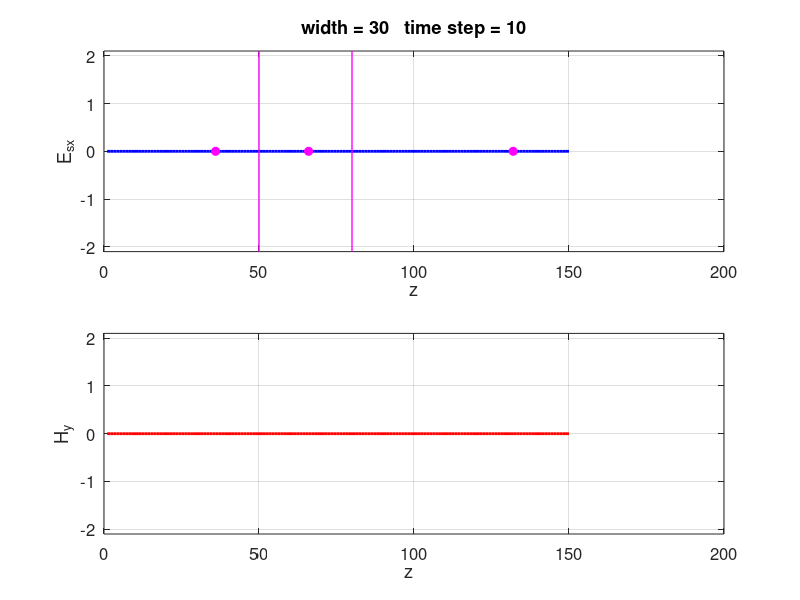

Write MATLAB code to recreate this figure. (Note: this script raises an error after producing the figure.)
% fd_02.m

% [1D] FDTD simulation of an electromagnetic wave produced by a point
% source.
% The Finite Difference Time Domain method uses a centre-difference
% representation of the continuous partial differential equations to create
% an iterative numerical model of the progagation of electromagnetic waves.
% [ ... ]  used to state default values and units
% Units for time:   tStep   convert to m:  1 m = (1/zStep) zSteps
% Units for Z grid: zStep   convert to s:  1 s = (1/tStep) tSteps

% Ian Cooper
% email: ian.cooper@sydney.edu.au
% School of Physics, University of Sydney

% DOING PHYSICS WITH MATLAB 
%    http://www.physics.usyd.edu.au/teach_res/mp/mphome.htm
% 180308

tic
close all
clear all
clc

% =======================================================================
% INPUTS   [defaults  units]
% =======================================================================
% Number of time steps   [1200 tSteps]
Nt = 500;
% Number of grid points for Z space [400 zSteps]
Nz = 150;
% Wavelength EM wave to determine cell size  [3e-2 m]
lambda = 80;

% SOURCE 
% Type: 1 (pulse)   2  (sinusoidal)   3 (modulated sinusoidal)
flagS = 1;
% Location [10 zSteps    zS > 2]
%   zS = round(Nz/2);
zS = 2;
% Amplitude   [1]   
A = 1;
% Width of Gaussian pulse   [pulse 12 modulated  25    tSteps]   
width = 12;
% Time centre for Gasussian pulse   [40 tSteps]
centre = 100;

% MEDIUM 1 
% Relative permittivity   [1]
eR1 = 1; 
% Conductivity   [0  S/m (siemens / metre]     
S1  = 0;  

% MEDIUM 2 
% Relative permittivity   [1]
eR2 = 4; 
% Conductivity   [0  S/m]     
S2  = 0.0;
% Start index Medium 2   [round(Nz/2)]   
M2 = round(Nz/2); 
% set Z grid points for dielectric medium
indexR = 50:50+20+10  ;

% Probe positions to monitor Esx as a function of time  [zSteps]
%cP = round([1 2 3 4 5].*Nz./6);
%cP = [60 80 100 120 150];
cP = [ 36  66 132];
% Scaling Y axis for Esx [1.1] and Hy [1.1] 
limE = 2.1;
limH = 2.1;
 
% BOUNDARY CONITIONS -
% flagBC = 1   Absorbing at both boundaries
% flagBC = 2   Perfect electric conductor PEC at both boundaries
% flagBC = 3   Perfect magnetic conductor PMC at both boundaries
flagBC = 1;  
   
% SETUP FOR SAVING ANIMATION 
% flag: 0 animated gif NOT saved or 1 saved /  file name
f_gif = 1;
ag_name = 'agFD01A.gif';
% Delay in seconds before displaying the next image  
delay = 0.15;  
% Frame counter start
nF = 1; 

% ======================================================================
% CALCULATIONS
% ======================================================================
% CONSTANTS 
   eps0 = 8.85e-12;     % permittivity of free space
   mu0 = 4*pi*1e-7;     % permeability of free space
   c0 = 3e8;            % speed of light
   D = 4;               % Stability factor

 % SETUP 
  dz = lambda / 40;        % cell size or grid spacing [m]
  dt = dz / (sqrt(D)*c0);  % time step (time increment)  [s]
  t = 1:Nt;                % time grid
  z = 1:Nz;                % Z space grid;
  f = c0/lambda;           % frequency of EM wave   [Hz]
  T = 1/f;                 % period of EM wave   [s]
  omega = 2*pi*f;          % angular frequency of EM wave   [1/s]
  
  % SOURCE    
  switch flagS
      case 1     % pulse 
          if zS == 1; zS = 2; end
        source = A.*exp(-0.5.*((centre - t)/width).^2);
      case 2     % sinusoidal
        source = A.*sin(2*pi*f*dt*t);
      case 3     % modulated
        source = A.*sin(2*pi*f*dt*t).*exp(-0.5.*((centre - t)/width).^2);
  end  % switch

 % ELECTRICAL PROPERTIES OF MEDIA
   eR = ones(1,Nz).* eR1;  % Relative permittivity
   
   eR(indexR) = eR2;        
   %eR(M2:end) = eR2;
   
  % eR(88:end) = 1;
   S = ones(1,Nz) .* S1;   % Conductivity 
   S(M2:Nz) = S2;    

% Medium 1
    f1 = f;              % EM wave frequency   [Hz]
    c1 = c0/sqrt(eR1);   % speed of light   [m/s]      
    T1 = 1/f1;           % period   [s]
    w1 = 2*pi*f1;        % angular frequency   [1/s]
    wL1 = c1/f1;         % wavelength   [m]
    k1 = 2*pi/wL1;       % angular wave number   [1/m]

% Medium 2 dielectric
    f2 = f1;             % EM wave frequency   [Hz]
    c2 = c0/sqrt(eR2);    % speed of light   [m/s]
    T2 = 1/f2;            % period   [s]
    w2 = 2*pi*f2;         % angular frequency   [1/s]
    wL2 = c2/f2;          % wavelength   [m]
    k2 = 2*pi/wL2;        % angular wave number   [1/m] 
   
% K constants 
  K1 = 1 - (dt .* S) ./ (2 .* eR .* eps0);
  K2 = 1 + (dt .* S) ./ (2 .* eR .* eps0);
  K3 = K1 ./K2;
  K4 = dt * c0 / dz;
  K5 = K4 ./ (eR .* K2);

% Initialize fields 
  E = zeros(Nt,Nz);
  H = zeros(Nt,Nz);
  E(1,zS) = source(1);

% FDTD CALCULATIONS ------------------------------------------------------
for ct = 2 : Nt
      
for cz = 2 : Nz-1
      E(ct,cz) = K3(cz)*E(ct-1,cz) - K5(cz) * (H(ct-1,cz) - H(ct-1,cz-1));
     % if ct < 100
     E(ct,zS) = source(ct);
     %E(ct,Nz-2) = -source(ct);
     % end
end   % cz 

% E absorbing B.C.
   if flagBC == 1
     if ct > 2
         E(ct,1) = E(ct-2,2); E(ct,Nz) = E(ct-2,Nz-1);
     end
   end
% E PEC B.C.
   if flagBC == 2
     E(ct,1) = 0; E(ct,Nz) = 0;
   end 

   for cz = 1 : Nz-1
     H(ct,cz) = H(ct-1,cz) - K4*(E(ct,cz+1) - E(ct,cz));
   end   % cz

% H absorbing B.C.
if flagBC == 1
   if ct > 2
       H(ct,1) = H(ct-2,2); H(ct,Nz) = H(ct-2,Nz-1);
  end
end

% H PMC B.C.
   if flagBC == 3
     H(ct,1) = 0; H(ct,Nz) = 0;
   end 

end   % ct

% END FDTD CALCULATIONS =================================================

% % Probe measurements 
%        flagP = zeros(5,1); th = 0.2; v12 = 0; v45 = 0;
%        ctA1(1) = 0; ctA2(1) = 0; ctA3(1) = 0; ctA4(1) = 0; ctA5(1)=0;
%     if flagS < 3
%        if max(abs(E(:,cP(1)))) > th
%         [ctA1, ct1] = findpeaks(abs(E(:,cP(1))),'MinPeakProminence',th);
%         flagP(1) = 1;
%        end
%        
%        if max(abs(E(:,cP(2)))) > th
%          [ctA2, ct2] = findpeaks(abs(E(:,cP(2))),'MinPeakProminence',th);
%          flagP(2) = 1;
%        end
%        
%        if max(abs(E(:,cP(3)))) > th
%         [ctA3, ct3] = findpeaks(abs(E(:,cP(3))),'MinPeakProminence',th);
%         flagP(3) = 1;
%        end
%        
%        if max(abs(E(:,cP(4)))) > th
%         [ctA4, ct4] = findpeaks(abs(E(:,cP(4))),'MinPeakProminence',th);
%          flagP(4) = 1;
%        end
%        
%        if max(abs(E(:,cP(5)))) > th
%          [ctA5, ct5] = findpeaks(abs(E(:,cP(5))),'MinPeakProminence',th);
%          flagP(5) = 1;
%        end
%        
%        if flagP(1)*flagP(2)  > 0 
%           deltaZ = (cP(2)-cP(1))*dz;
%           deltaT = (ct2(1) - ct1(1))*dt;
%           v12 = deltaZ / deltaT;
%        end
%        
%       if flagP(4)*flagP(5) > 0 
%          deltaZ = (cP(5)-cP(4))*dz;
%          deltaT = (ct5(1) - ct4(1))*dt;
%          v45 = deltaZ / deltaT;
%       end
%     end

% Sinusoidal source
   lambda1 = c0/(sqrt(eR1)*f);              % wavelenth medium 1
   lambda2 = c0/(sqrt(eR2)*f);  % wavelength medium 2
   
% Lossy Medium  
if S2 > 0
% Decay constant  
    alpha = (w2/c0) * sqrt(eR2/2) * sqrt( sqrt(1+(S2/(w2*eps0*eR2))^2) - 1 );
% angular wave number [1/m] and wavelength [m] in Medium 2 
    k = (w2/c0) * sqrt(eR2/2) * sqrt( sqrt(1+(S2/(w2*eps0*eR2))^2) + 1 );
    lambdaN = 2*pi/k;
    
% Find peaks in transmitted wave a: peak values / b: indices for peaks
% Input range for indices to findpeaks in Medium 2
    index2 = 200:260; 
    [a, b] = findpeaks(E(end,index2), z(index2),'MinPeakProminence',0.05);
% Decay constant from exponetial decay of EM wave in Medium 2  [m]  
    alphaN = -log(a(1)/a(end))/(b(1)-b(end))/dz;
end


% =======================================================================
% GRAPHICS
% =======================================================================

figure(1)   % Animation of E(t,z)and H(t,z) -----------------------------
   pos = [0.02 0.07 0.30 0.62];
   set(gcf,'Units','normalized');
   set(gcf,'Position',pos);
   set(gcf,'color','w');

   step = 10 ;
   for ct = 10 : step : Nt
   subplot(2,1,1) 
     xP = z; yP = E(ct,:);
     plot(xP,yP,'b','linewidth',2)
     hold on
     xxP = cP; yyP = zeros(length(xxP),1);
     hPlot = plot(xxP,yyP,'mo');
     set(hPlot,'markerfacecolor','m')
     xxP = [indexR(1) indexR(1)]; yyP = [-limE limE];
     plot(xxP,yyP,'m','linewidth',1);
     xxP = [indexR(end) indexR(end)]; yyP = [-limE limE];
     plot(xxP,yyP,'m','linewidth',1);
     grid on
     hold off
     set(gca,'yLim',[-limE limE])
  %  set(gca,'xLim',[0 5e-6])
     xlabel('z','fontsize',14)
     ylabel(' E_{sx} ','fontsize',14)
     tm1 ='width = ';
     tm2 = num2str(indexR(end)-indexR(1),'%3.0f  \n');
     tm3 = '   time step = ';
     tm4 = num2str(ct,'%4.0f  \n');
     tm = [tm1 tm2 tm3 tm4];
     title(tm)
     set(gca,'fontsize',12)
     
   subplot(2,1,2) 
     xP = z; yP = H(ct,:);
     plot(xP,yP,'r','linewidth',2)
     grid on
     xlabel('z  ','fontsize',14)
     ylabel(' H_{y} ','fontsize',14)
     set(gca,'yLim',[-limH limH])
     set(gca,'fontsize',12)
     % set(gca,'xLim',[0 5e-6])
     pause(0.1)
     
     if f_gif > 0 
       frame = getframe(1);
       im = frame2im(frame);
       [imind,cm] = rgb2ind(im,256);
     %  On the first loop, create the file. In subsequent loops, append.
       if nF == 1
          imwrite(imind,cm,ag_name,'gif','DelayTime',delay,'loopcount',inf);
       else
         imwrite(imind,cm,ag_name,'gif','DelayTime',delay,'writemode','append');
       end
       nF = nF+1;
    end
     
   end

   
   
%  Probe measurements ----------------------------------------------------
figure(2)
  pos = [0.34 0.07 0.30 0.62];
  set(gcf,'Units','normalized');
  set(gcf,'Position',pos);
  set(gcf,'color','w')
  LW = 2;
  
  subplot(3,1,1)
  xP = t; yP = E(:,cP(1));
  plot(xP,yP,'b','linewidth',LW)
  grid on
  ylabel('#1   E_{sx} ','fontsize',14)
  tm1 ='Width = ';
  tm2 = num2str(indexR(end)-indexR(1),'%3.0f  \n');
  tm3 = '     Probe Measurements';
  tm = [tm1 tm2 tm3];
  title(tm,'fontweight','normal') 
  
  subplot(3,1,2)
  yP = E(:,cP(2));
  plot(xP,yP,'b','linewidth',LW)
  grid on
  ylabel('#2   E_{sx} ','fontsize',14)
    
  subplot(3,1,3)
  yP = E(:,cP(3));
  plot(xP,yP,'b','linewidth',LW)
%   yP = E(:,cP(4));
%   plot(xP,yP,'k','linewidth',LW)
%   yP = E(:,cP(5));
%   plot(xP,yP,'c','linewidth',LW)
  grid on
%  legend('#1','#2','#3','#4','#5','Orientation','horizontal', ...
%     'location','south');
  xlabel('t ','fontsize',14)
  ylabel('#3   E_{sx} ','fontsize',14)
  
%  set(gca,'yLim',[-limE limE])
  set(gca,'fontsize',12)

  
% figure(3)
%    pos = [0.34 0.47 0.30 0.42];
%    set(gcf,'Units','normalized');
%    set(gcf,'Position',pos);
%    set(gcf,'color','w');
%    set(gca,'xLim',[0 100]);
%    set(gca,'yLim',[-50 100]);
%    
%    yd = 99;
%    d = 12;
%    
%    text(0,yd,'time step  dt =','fontsize',12,'color','k')
%    tm = num2str(dt,'%3.2e s  \n');
%    text(25,yd,tm,'fontsize',12,'color','k')
%    
%    text(50,yd,'cell size dz =','fontsize',12,'color','k')
%    tm = num2str(dz,'%3.2e m  \n');
%    text(72,99,tm,'fontsize',12,'color','k');
%    
%    yd = yd - d;
%    text(0,yd,'PROBE positions [grid points]','fontsize',12,'color','k')
%   
%    yd = yd-d;
%    tm1 = 'z_1 = ';
%    tm2 = num2str((cP(1)),'%4.0f  \n');
%    tm3 = '   z_2 = ';
%    tm4 = num2str((cP(2)),'%4.0f  \n');
%    tm5 = '   z_3 = ';
%    tm6 = num2str((cP(3)),'%4.0f  \n');
%    tm7 = '   z_4 = ';
%    tm8 = num2str((cP(4)),'%4.0f  \n');
%    tm9 = '   z_5 = ';
%    tm10 = num2str((cP(5)),'%4.0f  \n');
%    tm = [tm1 tm2 tm3 tm4 tm5 tm6 tm7 tm8 tm9 tm10];
%    text(0,yd,tm,'fontsize',12,'color','k')
%    
%    yd = yd - d;
%    tm1 = 'Velocity between Probes #1 and #2';
%    tm2 = '   v_{12} = ';
%    tm3 = num2str(v12,'%4.2e  m/s \n');
%    tm = [tm1 tm2 tm3];
%    text(0,yd,tm,'fontsize',12,'color','k')
%    
%    yd = yd - d;
%    tm1 = 'Velocity between Probes #4 and #5';
%    tm2 = '   v_{45} = ';
%    tm3 = num2str(v45,'%4.2e  m/s \n');
%    tm = [tm1 tm2 tm3];
%    text(0,yd,tm,'fontsize',12,'color','k')
%   
%   if flagS == 1
%    yd = yd - d;
%    tm = 'Amplitudes';
%    text(0,yd,tm,'fontsize',12,'color','k')
%   
%    yd = yd - d;
%    tm1 = '   A_1 = ';
%    tm2 = num2str(ctA1(1),'%2.3f   \n');
%    tm3 = '   A_2 = ';
%    tm4 = num2str(ctA2(1),'%2.3f   \n');
%    tm5 = '   A_3 = ';
%    tm6 = num2str(ctA3(1),'%2.3f   \n');
%    tm7 = '   A_4 = ';
%    tm8 = num2str(ctA4(1),'%2.3f   \n');
%    tm9 = '   A_5 = ';
%    tm10 = num2str(ctA5(1),'%2.3f   \n');
%    
%    tm = [tm1 tm2 tm3 tm4 tm5 tm6 tm7 tm8 tm9 tm10];
%    text(0,yd,tm,'fontsize',12,'color','k')
%   end
%  
%   if flagS == 2
%    yd = yd - d;
%    tm = 'Wavelengths';
%    text(0,yd,tm,'fontsize',12,'color','k')
%    
%    yd = yd - d;
%    tm1 = '   \lambda_1 = ';
%    tm2 = num2str(lambda1,'%2.3e   m   \n');
%    tm3 = '        \lambda_2 = ';
%    tm4 = num2str(lambda2,'%2.3e   m   \n');
%    tm = [tm1 tm2 tm3 tm4];
%    text(0,yd,tm,'fontsize',12,'color','k')
%   end
%   
%   
%  if S2 > 0
%    yd = yd - 2*d;
%    tm1 = 'Lossy Medium 2:';
%    tm2 = '   conductivity \sigma_2 = ';
%    tm3 = num2str(S2,'%2.3e   \n');
%    tm = [tm1 tm2 tm3];
%    text(0,yd,tm,'fontsize',12,'color','k')
%    
%    yd = yd - d;
%    tm = 'Decay constant  Theory (\alpha) and Numerical (\alpha_N)';
%    text(0,yd,tm,'fontsize',12,'color','k') 
%    
%    yd = yd - d;
%    tm1 = '\alpha = ';
%    tm2 = num2str(alpha,'%2.3e  m   \n');
%    tm3 = '     \alpha_N = ';
%    tm4 = num2str(alphaN,'%2.3e  m   \n');
%    tm = [tm1 tm2 tm3 tm4];
%    text(0,yd,tm,'fontsize',12,'color','k')
%    
%    yd = yd - d;
%    tm1 = 'wavelength (numerical prediction)   ';
%    tm2 = '\lambda_N = ';
%    tm3 = num2str(lambdaN,'%2.3e  m   \n');
%    tm = [tm1 tm2 tm3];
%    text(0,yd,tm,'fontsize',12,'color','k')
%  end
% 
%    axis off
   

figure(4)    % source  Esource(t)  --------------------------------------
   pos = [0.65 0.07 0.30 0.30];
   set(gcf,'Units','normalized');
   set(gcf,'Position',pos);
   set(gcf,'color','w');

   xP = t; yP = source;
   plot(xP,yP,'b','linewidth',2)
   grid on
   xlabel('t  ','fontsize',14)
   ylabel(' E_{source} ','fontsize',14)
   set(gca,'yLim',[-1.1 1.1])
   set(gca,'fontsize',12)

  
 toc


